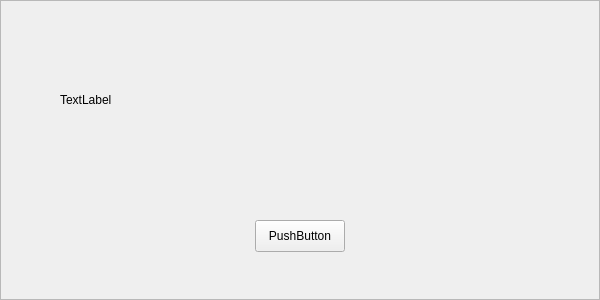
<?xml version="1.0" encoding="UTF-8"?>
<ui version="4.0">
 <class>Frame</class>
 <widget class="QFrame" name="Frame">
  <property name="geometry">
   <rect>
    <x>0</x>
    <y>0</y>
    <width>600</width>
    <height>300</height>
   </rect>
  </property>
  <property name="windowTitle">
   <string>Frame</string>
  </property>
  <property name="frameShape">
   <enum>QFrame::StyledPanel</enum>
  </property>
  <property name="frameShadow">
   <enum>QFrame::Raised</enum>
  </property>
  <widget class="QLabel" name="label">
   <property name="geometry">
    <rect>
     <x>60</x>
     <y>40</y>
     <width>480</width>
     <height>120</height>
    </rect>
   </property>
   <property name="text">
    <string>TextLabel</string>
   </property>
   <property name="openExternalLinks">
    <bool>true</bool>
   </property>
   <property name="UIText" stdset="0">
    <string>110217</string>
   </property>
   <property name="UIClass" stdset="0">
    <string>wtext</string>
   </property>
  </widget>
  <widget class="QPushButton" name="quitButton">
   <property name="geometry">
    <rect>
     <x>255</x>
     <y>220</y>
     <width>90</width>
     <height>32</height>
    </rect>
   </property>
   <property name="text">
    <string>PushButton</string>
   </property>
   <property name="UIText" stdset="0">
    <string>110010</string>
   </property>
   <property name="UIClass" stdset="0">
    <string>wbutton</string>
   </property>
  </widget>
 </widget>
 <resources/>
 <connections/>
</ui>
